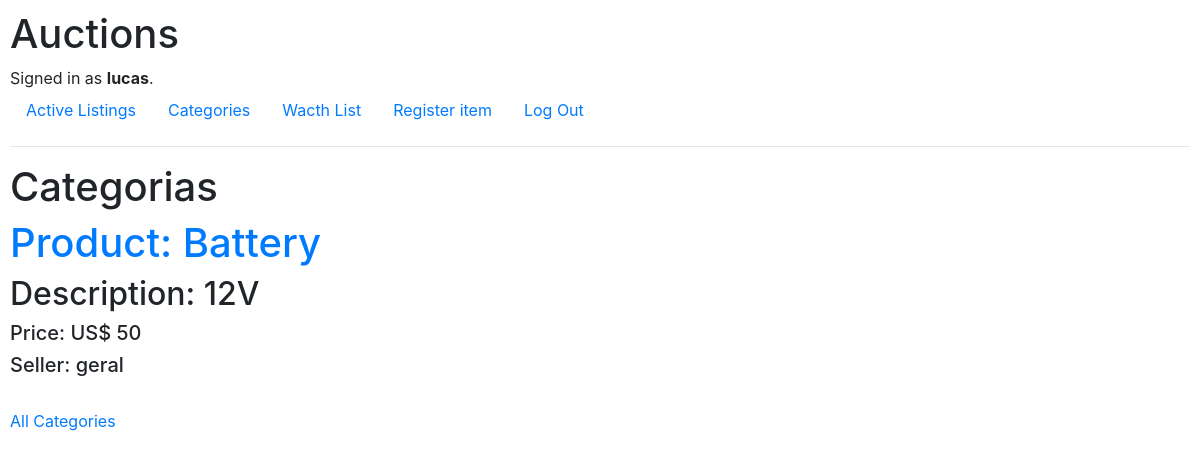
The page /Vehicles/filtro (signed in) on the database its author committed.
### auctions/models.py (models this page shows, shortened)
class User(AbstractUser):
    pass

class leilao(models.Model):
    titulo = models.CharField(max_length=10)
    descricao = models.CharField(max_length=10)
    valor_min = models.IntegerField()
    catego = models.CharField(max_length=64)
    dono = models.CharField(max_length=64)

### auctions/views.py (the view)
# urls.py: path("<str:filtro_id>/filtro", views.filtro, name="filtro_id"),
def filtro(request,filtro_id):
    filtro = leilao.objects.filter(catego=filtro_id)
    passengers = leilao.objects.all()
    return render(request, "auctions/filtro.html", {
        "filtro" : filtro,
        "passengers":passengers,
    })

### auctions/templates/auctions/filtro.html
{% extends "auctions/layout.html" %}
{% block body %}
<h1>Categorias</h1>
{% for leilao in filtro %}
    <h1><a href="{% url 'product_id' leilao.id %}">Product: {{ leilao.titulo }}</a></h1>
    <h2>Description: {{ leilao.descricao }}</h2>
    <h5>Price: US$ {{ leilao.valor_min }}</h5>
    <h5>Seller: {{ leilao.dono }}</h5>
    <br>
{% endfor %}
<a href="{% url 'categories' %}">All Categories</a>
{% endblock %}

### auctions/templates/auctions/layout.html (shortened to what this page needs)
{% load static %}
<!DOCTYPE html>
<html lang="en">
    <head>
        <link rel="stylesheet" href="https://stackpath.bootstrapcdn.com/bootstrap/4.4.1/css/bootstrap.min.css">
        <link href="{% static 'auctions/styles.css' %}" rel="stylesheet">
    </head>
    <body>
        <h1>Auctions</h1>
        <div>
            {% if user.is_authenticated %}
                Signed in as <strong>{{ user.username }}</strong>.
            {% else %}
                Not signed in.
            {% endif %}
        </div>
        <ul class="nav">
            <li class="nav-item">
                <a class="nav-link" href="{% url 'index' %}">Active Listings</a>
            </li>
            {% if user.is_authenticated %}
                <li class="nav-item">
                    <a class="nav-link" href="{% url 'categories' %}">Categories</a>
                </li>
                <li class="nav-item">
                    <a class="nav-link" href="{% url 'watchlist' %}">Wacth List</a>
                </li>
                <li class="nav-item">
                    <a class="nav-link" href="{% url 'createlist' %}">Register item</a>
                </li>
                <li class="nav-item">
                        <a class="nav-link" href="{% url 'logout' %}">Log Out</a>
                </li>
            {% endif %}
        </ul>
        <hr>
        {% block body %}
        {% endblock %}
    </body>
</html>

### auctions/static/auctions/styles.css (style rules this page uses)
body { padding: 10px; }

### rows shown on the page
User: username "lucas"
leilao: titulo "Battery", descricao "12V", valor_min "50", dono "geral"
